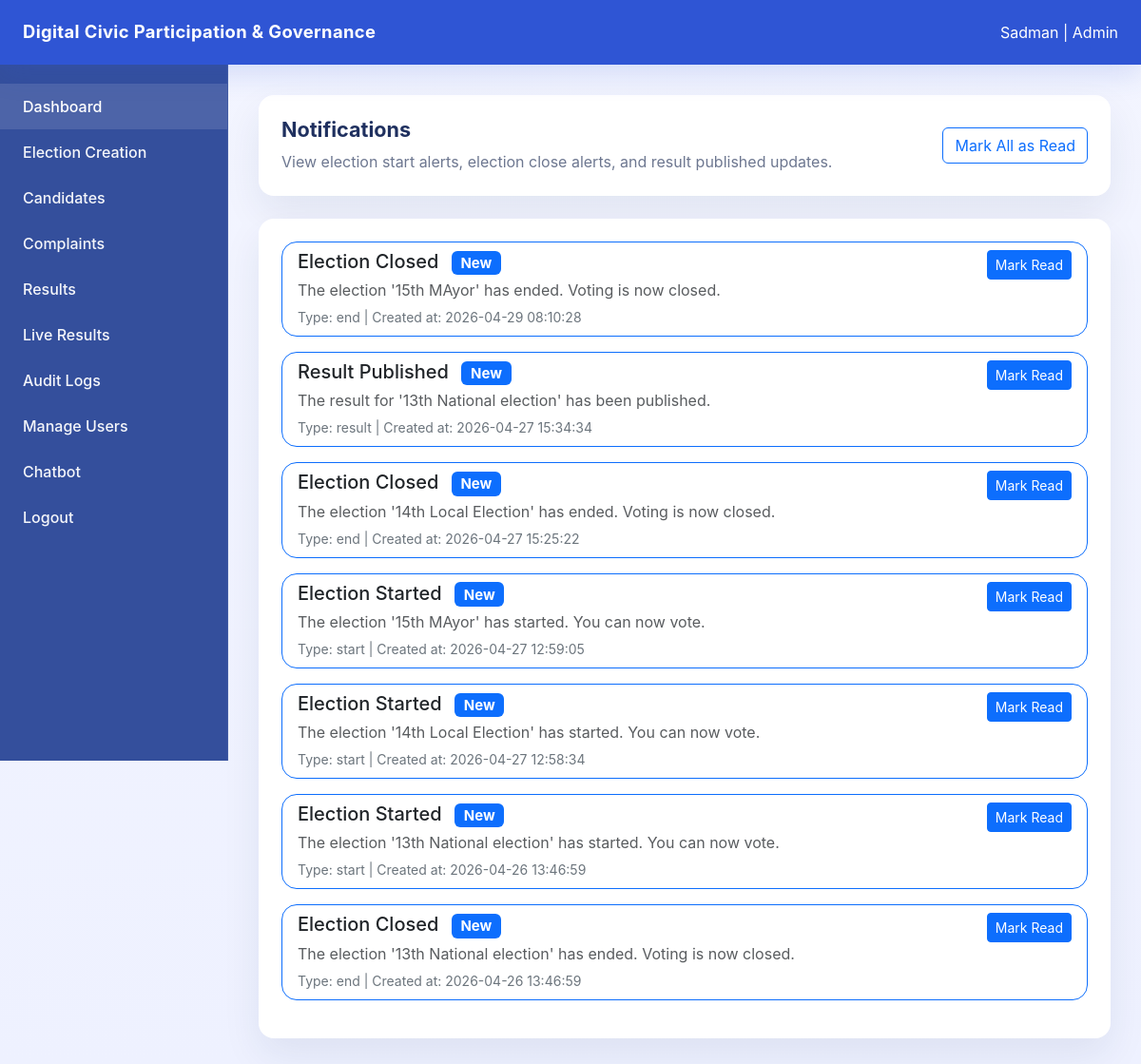
The app's page /notifications/ (signed in) with its own data.
### models/voters.py (models this page shows)
class Voter(db.Model):
    NID = db.Column(db.String(20), primary_key=True)
    Name = db.Column(db.String(100), nullable=False)
    Password = db.Column(db.String(200), nullable=False)
    Phone = db.Column(db.String(15), unique=True, nullable=False)
    Email = db.Column(db.String(120), unique=True, nullable=False)
    role = db.Column(db.String(20), default="voter")
    is_active = db.Column(db.Boolean, default=True)
    has_voted = db.Column(db.Boolean, default=False)

### models/notification.py (models this page shows)
class Notification(db.Model):
    __tablename__ = "notification"
    id = db.Column(db.Integer, primary_key=True)
    voter_id = db.Column(db.String(20), db.ForeignKey("voter.NID"), nullable=False)
    election_id = db.Column(db.Integer, db.ForeignKey("election_creation.id"), nullable=False)
    title = db.Column(db.String(200), nullable=False)
    message = db.Column(db.String(500), nullable=False)
    type = db.Column(db.String(50), nullable=False)  # start / end / result
    is_read = db.Column(db.Boolean, default=False, nullable=False)
    created_at = db.Column(db.DateTime, server_default=db.func.now(), nullable=False)

### routes/notification.py (the view)
@notification_bp.route("/")
def notifications_page():
    voter_id = session.get("user_id")
    if not voter_id:
        return redirect("/auth/login")
    generate_notifications()
    notifications = Notification.query.filter_by(
        voter_id=voter_id
    ).order_by(Notification.created_at.desc()).all()
    return render_template("notifications.html", notifications=notifications)

### app.py (called while the page is built)
@app.context_processor
def inject_notification_count():
    unread_notification_count = 0
    current_user = None  # added
    voter_id = session.get("user_id")
    if voter_id:  # added
        from models.voters import Voter  # added
        from models.notification import Notification
        current_user = Voter.query.get(voter_id)  # added
        unread_notification_count = Notification.query.filter_by(
            voter_id=voter_id,
            is_read=False
        ).count()
    return dict(unread_notification_count=unread_notification_count, current_user=current_user)

### routes/notification.py (called while the page is built, shortened)
def parse_time(time_str):
    formats = [
        "%Y-%m-%dT%H:%M",
        "%Y-%m-%d %H:%M",
        "%Y-%m-%d"
    ]
    for fmt in formats:
        try:
            return datetime.strptime(time_str, fmt)
        except ValueError:
            continue
    return None

def generate_notifications():
    elections = ElectionCreation.query.all()
    voters = Voter.query.all()
    now = datetime.now()
    for election in elections:
        start_time = parse_time(election.start_time)
        end_time = parse_time(election.deadline)
    db.session.commit()

### templates/notifications.html
{% extends "base.html" %}
{% block content %}
<div class="row g-4">
    <div class="col-12">
        <div class="card card-smooth p-4">
            <div class="d-flex flex-column flex-md-row justify-content-between align-items-start align-items-md-center gap-3">
                <div>
                    <h1 class="section-title mb-2">Notifications</h1>
                    <p class="page-intro mb-0">
                        View election start alerts, election close alerts, and result published updates.
                    </p>
                </div>
                <a href="{{ url_for('notification_bp.mark_all_read') }}" class="btn btn-outline-primary">
                    Mark All as Read
                </a>
            </div>
        </div>
    </div>
    <div class="col-12">
        <div class="card card-smooth">
            <div class="card-body p-4">
                {% if notifications %}
                    <div class="list-group">
                        {% for notification in notifications %}
                            <div class="list-group-item list-group-item-action mb-3 rounded-4 border {% if not notification.is_read %}border-primary{% endif %}">
                                <div class="d-flex justify-content-between align-items-start gap-3">
                                    <div>
                                        <h5 class="mb-1">
                                            {{ notification.title }}
                                            {% if not notification.is_read %}
                                                <span class="badge bg-primary ms-2">New</span>
                                            {% endif %}
                                        </h5>
                                        <p class="mb-1 text-muted">{{ notification.message }}</p>
                                        <small class="text-secondary">
                                            Type: {{ notification.type }} |
                                            Created at: {{ notification.created_at }}
                                        </small>
                                    </div>
                                    {% if not notification.is_read %}
                                        <a href="{{ url_for('notification_bp.mark_read', notification_id=notification.id) }}"
                                           class="btn btn-sm btn-primary">
                                            Mark Read
                                        </a>
                                    {% endif %}
                                </div>
                            </div>
                        {% endfor %}
                    </div>
                {% else %}
                    <div class="alert alert-light border mb-0">
                        No notifications yet.
                    </div>
                {% endif %}
            </div>
        </div>
    </div>
</div>
{% endblock %}

### templates/base.html (shortened to what this page needs)
<!DOCTYPE html>
<html lang="en">
<head>
    <link href="https://cdn.jsdelivr.net/npm/bootstrap@5.3.3/dist/css/bootstrap.min.css" rel="stylesheet">
</head>
<body>
    <div class="topbar">
        <span class="brand">Digital Civic Participation & Governance</span>
        <div class="d-none d-lg-flex gap-3 align-items-center text-white-75">
            {% if current_user %}
                <span>
                    {{ current_user.Name }} |
                    {% if current_user.role == "admin" %}
                        Admin
                    {% else %}
                        Citizen
                    {% endif %}
                </span>
            {% else %}
                <span>Your country, your rights!</span>
            {% endif %}
        </div>
    </div>
    <div class="sidebar">
        {% if current_user %}
            <a class="active" href="{{ url_for('dashboard') }}">Dashboard</a>
            {% if current_user.role == "admin" %}
                <a href="{{ url_for('e_bp.election_creation_page') }}">Election Creation</a>
                <a href="{{ url_for('c_bp.candidates_page') }}">Candidates</a>
                <a href="{{ url_for('complaint_bp.complaints_page') }}">Complaints</a>
                <a href="{{ url_for('result_bp.results_page') }}">Results</a>
                <a href="{{ url_for('result_bp.live_results_page') }}">Live Results</a>
                <a href="{{ url_for('audit.audit_logs') }}">Audit Logs</a>
                <a href="{{ url_for('admin.getVoters') }}">Manage Users</a>
                <a href="{{ url_for('chat.chatbot_page') }}">Chatbot</a>
            {% endif %}
            <a href="{{ url_for('auth.logout') }}">Logout</a>
        {% else %}
            <a class="active" href="{{ url_for('home') }}">Home</a>
            <a href="{{ url_for('auth.login') }}">Login</a>
            <a href="{{ url_for('auth.signup') }}">Sign Up</a>
        {% endif %}
    </div>
    <main class="content">
        {% block content %}{% endblock %}
    </main>
</body>
</html>

### templates/base.html (style rules this page uses)
:root { --brand: #2f55d4; --brand-soft: #edf0ff; --surface: #ffffff; --surface-soft: #f4f6ff; --text: #1f305f; --muted: #6d7790; }
body { margin: 0; min-height: 100vh; background: linear-gradient(180deg, #f3f5ff 0%, #eef1ff 100%); font-family: Inter, system-ui, -apple-system, BlinkMacSystemFont, "Segoe UI", sans-serif; color: var(--text); }
.topbar { position: fixed; top: 0; left: 0; right: 0; height: 68px; background: var(--brand); color: #fff; display: flex; align-items: center; justify-content: space-between; padding: 0 24px; z-index: 1000; box-shadow: 0 10px 30px rgba(47, 85, 212, 0.16); }
.topbar .brand { font-size: 1.15rem; font-weight: 700; letter-spacing: 0.02em; }
.sidebar { position: fixed; top: 68px; left: 0; width: 240px; height: calc(100vh - 68px); background: #344f9c; padding: 20px 0; overflow-y: auto; border-right: 1px solid rgba(255, 255, 255, 0.08); }
.sidebar a { display: block; padding: 12px 24px; color: rgba(255, 255, 255, 0.95); text-decoration: none; font-weight: 500; transition: background 0.2s ease, color 0.2s ease; }
.sidebar a:hover, .sidebar a.active { background: rgba(255, 255, 255, 0.12); color: #fff; }
.content { margin-left: 240px; margin-top: 68px; padding: 32px; min-height: calc(100vh - 68px); }
.card-smooth { border: 0; border-radius: 1rem; background: var(--surface); box-shadow: 0 18px 40px rgba(23, 45, 92, 0.08); }
.section-title { font-size: 1.35rem; font-weight: 700; margin-bottom: 1.25rem; color: var(--text); }
.page-intro { color: var(--muted); margin-bottom: 1.75rem; }

### records on screen
Voter: Name "Sadman"
Notification: title "Election Closed", is_read "New", message "The election '15th MAyor' has ended. Voting is now closed.", type "end", created_at "2026-04-29 08:10:28"
Notification: title "Result Published", is_read "New", message "The result for '13th National election' has been published.", type "result", created_at "2026-04-27 15:34:34"
Notification: title "Election Closed", is_read "New", message "The election '14th Local Election' has ended. Voting is now closed.", type "end", created_at "2026-04-27 15:25:22"
Notification: title "Election Started", is_read "New", message "The election '15th MAyor' has started. You can now vote.", type "start", created_at "2026-04-27 12:59:05"
Notification: title "Election Started", is_read "New", message "The election '14th Local Election' has started. You can now vote.", type "start", created_at "2026-04-27 12:58:34"
Notification: title "Election Started", is_read "New", message "The election '13th National election' has started. You can now vote.", type "start", created_at "2026-04-26 13:46:59"
Notification: title "Election Closed", is_read "New", message "The election '13th National election' has ended. Voting is now closed.", type "end", created_at "2026-04-26 13:46:59"
